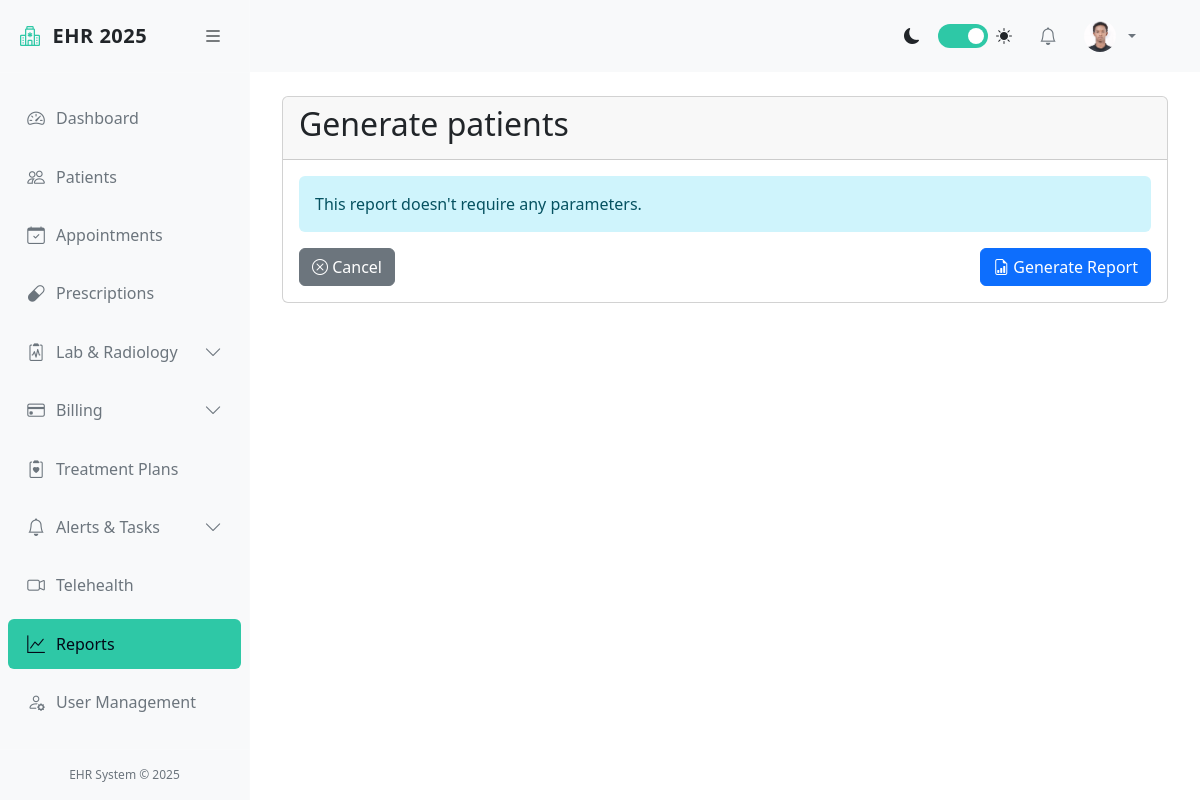
Page /reports/8/generate/ (signed in) on the committed database.
### accounts/models.py (models this page shows, shortened)
class User(AbstractUser):
    STATUS_CHOICES = [
        ('ACTIVE', 'Active'),
        ('INACTIVE', 'Inactive'),
        ('ON_LEAVE', 'On Leave'),
    ]
    ROLE_CHOICES = [
        ('ADMIN', 'Administrator'),
        ('DOCTOR', 'Doctor'),
        ('NURSE', 'Nurse'),
        ('STAFF', 'Staff'),
        ('PATIENT', 'Patient'),
    ]
    role = models.CharField(max_length=20, choices=ROLE_CHOICES, default='STAFF')
    phone_number = models.CharField(max_length=20, blank=True)
    license_number = models.CharField(max_length=100, blank=True)
    specialization = models.CharField(max_length=100, blank=True)
    department = models.CharField(max_length=100, blank=True)
    profile_picture = models.ImageField(upload_to='profile_pics/', null=True, blank=True)
    status = models.CharField(max_length=20, choices=STATUS_CHOICES, default='ACTIVE')  # <-- new
    is_verified = models.BooleanField(default=False)

### ehr/models.py (models this page shows, shortened)
class Report(models.Model):
    REPORT_TYPE_CHOICES = [
        ('PATIENT_LIST', 'Patient List'),
        ('APPOINTMENT_STATS', 'Appointment Statistics'),
        ('BILLING_SUMMARY', 'Billing Summary'),
        ('PRESCRIPTION_ANALYSIS', 'Prescription Analysis'),
        ('CUSTOM', 'Custom Report')
    ]
    title = models.CharField(max_length=255)
    report_type = models.CharField(max_length=50, choices=REPORT_TYPE_CHOICES)
    description = models.TextField(blank=True)
    created_by = models.ForeignKey(User, on_delete=models.CASCADE, related_name='created_reports')
    created_at = models.DateTimeField(auto_now_add=True)
    updated_at = models.DateTimeField(auto_now=True)

### ehr/views.py (the view, shortened to what this page needs)
# urls.py: path('reports/<int:pk>/generate/', views.ReportGenerateView.as_view(), name='report_generate'),
class ReportGenerateView(StaffRequiredMixin, View):
    def get(self, request, *args, **kwargs):
        report = get_object_or_404(Report, pk=self.kwargs['pk'])
        form = ReportParameterForm(report=report)
        return render(request, 'ehr/report/report_generate.html',
                    {'report': report, 'form': form})

### ehr/views.py (called while the page is built)
    def test_func(self):
        return self.request.user.role in ['ADMIN', 'DOCTOR', 'NURSE', 'STAFF']

### ehr/templates/ehr/report/report_generate.html (shortened to what this page needs)
{% extends 'ehr/base.html' %}
{% block content %}
<div class="card">
    <div class="card-header">
        <h2>Generate {{ report.title }}</h2>
    </div>
    <div class="card-body">
        <form method="post">
            {% if report.parameters.all %}
                <div class="mb-4">
                    <h5>Report Parameters</h5>
                    <p class="text-muted">Please provide values for the following parameters:</p>
                    <div class="row">
                        {% for field in form %}
                            <div class="col-md-6 mb-3">
                                <label for="{{ field.id_for_label }}" class="form-label">{{ field.label }}</label>
                                {{ field }}
                                {% if field.errors %}
                                    <div class="invalid-feedback d-block">
                                        {% for error in field.errors %}
                                            {{ error }}
                                        {% endfor %}
                                    </div>
                                {% endif %}
                                {% if field.help_text %}
                                    <small class="form-text text-muted">{{ field.help_text }}</small>
                                {% endif %}
                            </div>
                        {% endfor %}
                    </div>
                </div>
            {% else %}
                <div class="alert alert-info">
                    This report doesn't require any parameters.
                </div>
            {% endif %}
            <div class="d-flex justify-content-between">
                <a href="{% url 'report_detail' report.pk %}" class="btn btn-secondary">
                    <i class="bi bi-x-circle"></i> Cancel
                </a>
                <button type="submit" class="btn btn-primary">
                    <i class="bi bi-file-earmark-bar-graph"></i> Generate Report
                </button>
            </div>
        </form>
    </div>
</div>
{% endblock %}

### ehr/templates/ehr/base.html (shortened to what this page needs)
<!DOCTYPE html>
<html lang="en">
<head>
    <link href="https://cdn.jsdelivr.net/npm/bootstrap@5.3.0/dist/css/bootstrap.min.css" rel="stylesheet">
    <link rel="stylesheet" href="https://cdn.jsdelivr.net/npm/bootstrap-icons@1.10.0/font/bootstrap-icons.css">
</head>
<body>
    <div class="d-flex">
        <div class="sidebar" id="sidebar">
            <div class="sidebar-header">
                <a href="{% url 'dashboard' %}" class="sidebar-brand">
                    <i class="bi bi-hospital sidebar-brand-icon"></i>
                    <span id="sidebar-title">EHR 2025</span>
                </a>
                <button class="toggle-btn" id="toggle-sidebar">
                    <i class="bi bi-list"></i>
                </button>
            </div>
            <div class="px-2 py-3" style="height: calc(100% - 120px); overflow-y: auto;">
                <ul class="nav flex-column">
                    <li class="nav-item">
                        <a class="nav-link {% if request.resolver_match.url_name == 'dashboard' %}active{% endif %}"
                            href="{% url 'dashboard' %}">
                            <i class="bi bi-speedometer2"></i>
                            <span class="nav-link-text ms-2">Dashboard</span>
                        </a>
                    </li>
                    <li class="nav-item">
                        <a class="nav-link {% if 'patient' in request.resolver_match.url_name %}active{% endif %}"
                            href="{% url 'patient_list' %}">
                            <i class="bi bi-people"></i>
                            <span class="nav-link-text ms-2">Patients</span>
                        </a>
                    </li>
                    <li class="nav-item">
                        <a class="nav-link {% if 'appointment' in request.resolver_match.url_name %}active{% endif %}"
                            href="{% url 'appointment_list' %}">
                            <i class="bi bi-calendar-check"></i>
                            <span class="nav-link-text ms-2">Appointments</span>
                        </a>
                    </li>
                    <li class="nav-item">
                        <a class="nav-link {% if 'prescription' in request.resolver_match.url_name %}active{% endif %}"
                            href="{% url 'prescription_list' %}">
                            <i class="bi bi-capsule"></i>
                            <span class="nav-link-text ms-2">Prescriptions</span>
                        </a>
                    </li>
                    <li class="nav-item">
                        <a class="nav-link {% if 'lab_test' in request.resolver_match.url_name or 'imaging_study' in request.resolver_match.url_name %}active{% endif %}"
                            data-bs-toggle="collapse" href="#labRadCollapse">
                            <i class="bi bi-clipboard2-pulse"></i>
                            <span class="nav-link-text ms-2">Lab & Radiology</span>
                            <i class="bi bi-chevron-down collapse-icon ms-auto"></i>
                        </a>
                    </li>
                    <li class="nav-item">
                        <a class="nav-link {% if 'billing' in request.resolver_match.url_name or 'insurance' in request.resolver_match.url_name %}active{% endif %}"
                            data-bs-toggle="collapse" href="#billingCollapse">
                            <i class="bi bi-credit-card"></i>
                            <span class="nav-link-text ms-2">Billing</span>
                            <i class="bi bi-chevron-down collapse-icon ms-auto"></i>
                        </a>
                    </li>
                    <li class="nav-item">
                        <a class="nav-link {% if 'treatment_plan' in request.resolver_match.url_name %}active{% endif %}"
                            href="{% url 'treatment_plan_list' %}">
                            <i class="bi bi-clipboard2-heart"></i>
                            <span class="nav-link-text ms-2">Treatment Plans</span>
                        </a>
                    </li>
                    <li class="nav-item">
                        <a class="nav-link {% if 'alert' in request.resolver_match.url_name or 'task' in request.resolver_match.url_name %}active{% endif %}"
                            data-bs-toggle="collapse" href="#alertsTasksCollapse">
                            <i class="bi bi-bell"></i>
                            <span class="nav-link-text ms-2">Alerts & Tasks</span>
                            <i class="bi bi-chevron-down collapse-icon ms-auto"></i>
                        </a>
                    </li>
                    <li class="nav-item">
                        <a class="nav-link {% if 'telehealth' in request.resolver_match.url_name %}active{% endif %}"
                            href="{% url 'telehealth_session_list' %}">
                            <i class="bi bi-camera-video"></i>
                            <span class="nav-link-text ms-2">Telehealth</span>
                        </a>
                    </li>
                    <li class="nav-item">
                        <a class="nav-link {% if 'report' in request.resolver_match.url_name %}active{% endif %}"
                            href="{% url 'report_list' %}">
                            <i class="bi bi-graph-up"></i>
                            <span class="nav-link-text ms-2">Reports</span>
                        </a>
                    </li>
                    {% if user.is_authenticated and user.role == 'ADMIN' %}
                    <li class="nav-item">
                        <a class="nav-link {% if 'user' in request.resolver_match.url_name %}active{% endif %}"
                            href="{% url 'user_list' %}">
                            <i class="bi bi-person-gear"></i>
                            <span class="nav-link-text ms-2">User Management</span>
                        </a>
                    </li>
                    {% endif %}
                </ul>
            </div>
            <div class="sidebar-footer">
                EHR System &copy; 2025
            </div>
        </div>
        <div class="main-content flex-grow-1" id="main-content">
            <nav class="navbar navbar-expand-lg navbar-light bg-light border-bottom">
                <div class="container-fluid">
                    <div class="collapse navbar-collapse" id="navbarSupportedContent">
                        <ul class="navbar-nav ms-auto align-items-center">
                            <li class="nav-item me-3">
                                <div class="d-flex align-items-center">
                                    <i class="bi bi-moon-fill me-2"></i>
                                    <label class="theme-switch">
                                        <span class="slider"></span>
                                    </label>
                                    <i class="bi bi-sun-fill ms-2"></i>
                                </div>
                            </li>
                            <li class="nav-item dropdown me-2">
                                <a class="nav-link position-relative" href="#" id="notificationsDropdown" role="button"
                                    data-bs-toggle="dropdown">
                                    <i class="bi bi-bell"></i>
                                </a>
                            </li>
                            <li class="nav-item dropdown">
                                <a class="nav-link dropdown-toggle d-flex align-items-center" href="#" id="userDropdown"
                                    role="button" data-bs-toggle="dropdown">
                                    {% if user.profile_picture %}
                                    <img src="{{ user.profile_picture.url }}" class="rounded-circle me-2" width="32"
                                        height="32" alt="Profile">
                                    {% else %}
                                    <i class="bi bi-person-circle me-2"></i>
                                    {% endif %}
                                </a>
                                    </li>
                                </ul>
                    </div>
                </div>
            </nav>
            <div class="container-fluid py-4">
                {% block content %}{% endblock %}
            </div>
        </div>
    </div>
</body>
</html>

### ehr/templates/ehr/base.html (style rules this page uses)
:root { --bg-primary: #030817; --bg-secondary: #0b1120; --accent-color: #2ec8a6; --text-primary: #f8fafc; --text-secondary: #94a3b8; --sidebar-width: 250px; --navbar-height: 72px; --sidebar-collapsed-width: 80px; }
body { background-color: var(--bg-primary); color: var(--text-primary); font-family: 'Segoe UI', system-ui, -apple-system, sans-serif; }
.sidebar { height: 100vh; position: fixed; width: var(--sidebar-width); background-color: var(--bg-secondary); border-right: 1px solid rgba(255, 255, 255, 0.1); transition: all 0.3s cubic-bezier(0.4, 0, 0.2, 1); z-index: 1000; }
.main-content { margin-left: var(--sidebar-width); transition: all 0.3s cubic-bezier(0.4, 0, 0.2, 1); padding-top: var(--navbar-height); }
.nav-link { color: var(--text-secondary); border-radius: 0.375rem; margin: 0.25rem 0; padding: 0.75rem 1rem; transition: all 0.2s ease; position: relative; display: flex; align-items: center; }
.nav-link.active { background-color: var(--accent-color); color: #030817; font-weight: 500; }
.sidebar-header { padding: 1.25rem; border-bottom: 1px solid rgba(255, 255, 255, 0.1); display: flex; align-items: center; justify-content: space-between; }
.toggle-btn { border: none; background: none; font-size: 1.25rem; cursor: pointer; color: var(--text-primary); transition: all 0.2s ease; }
.navbar { background-color: var(--bg-secondary) !important; border-bottom: 1px solid var(--border-color) !important; padding: 0.75rem 1.5rem; position: fixed; top: 0; right: 0; left: var(--sidebar-width); z-index: 1000; height: var(--navbar-height); transition: all 0.3s cubic-bezier(0.4, 0, 0.2, 1); }
.container-fluid { padding: 2rem; }
.alert { border: none; }
.collapse-icon { transition: transform 0.2s ease; }
.theme-switch { display: inline-block; position: relative; width: 50px; height: 24px; margin-left: 10px; }
.slider { position: absolute; cursor: pointer; top: 0; left: 0; right: 0; bottom: 0; background-color: #334155; transition: .4s; border-radius: 24px; }
.slider:before { position: absolute; content: ""; height: 16px; width: 16px; left: 4px; bottom: 4px; background-color: white; transition: .4s; border-radius: 50%; }
input:checked+.slider { background-color: var(--accent-color); }
input:checked+.slider:before { transform: translateX(26px); }
.nav-item { position: relative; }
.nav-link i { min-width: 24px; text-align: center; font-size: 1.1rem; }
.sidebar-brand { font-weight: 700; font-size: 1.25rem; letter-spacing: 0.5px; color: var(--text-primary); text-decoration: none; display: flex; align-items: center; }
.sidebar-brand-icon { margin-right: 0.75rem; color: var(--accent-color); }
.sidebar-footer { position: absolute; bottom: 0; width: 100%; padding: 1rem; border-top: 1px solid rgba(255, 255, 255, 0.1); text-align: center; font-size: 0.75rem; color: var(--text-secondary); }

### rows in the picture
User: profile_picture (picture)
Report: title "patients"
